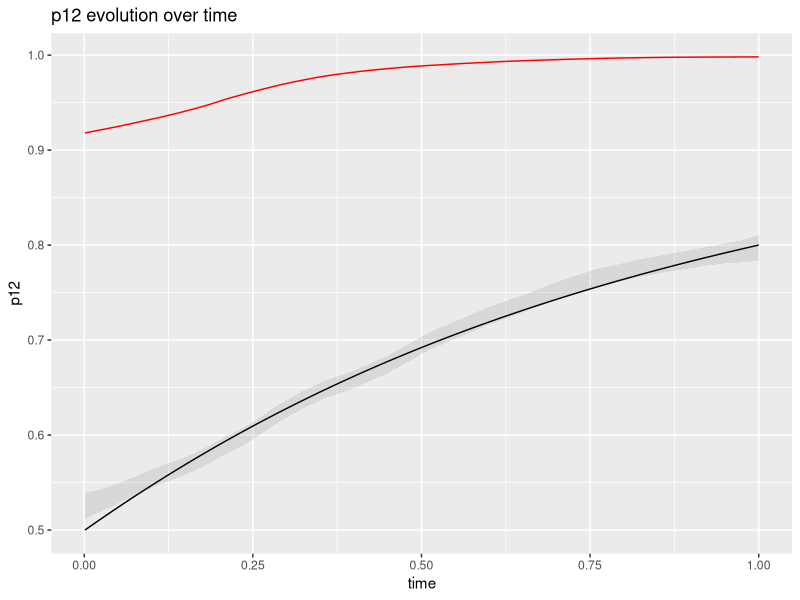
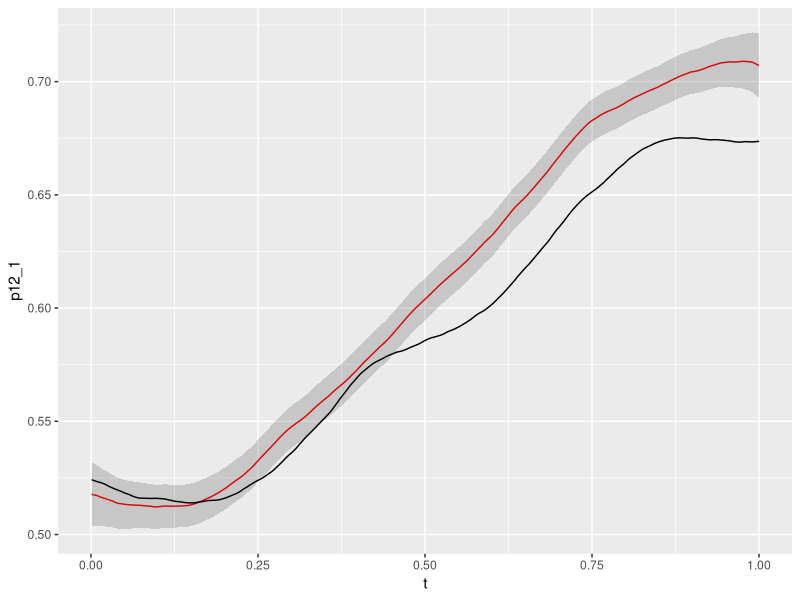

R code for these plots, in order:
###################### Exemples ###############################
library(evd)
# RNG
#set.seed(1)
set.seed(Sys.time())

# Easy visualisation distributions
size <- 20
t <- seq.int(size)
mu = seq(0, 5, length.out = size) 
X_gev = rgev(size, loc = 0, scale = 1, shape = 0)
Z_gev = rgev(size, loc = 2, scale = 1, shape = 0)
Z_gev_trend = rgev(size, loc = mu, scale = 1, shape = 0)

X_norm = rnorm(size,sd=2)
Z_norm = rnorm(size,0.4,2)

############# Example 1
# Gumbel - (set.seed(292))

# Simulations
size <-  250 * 4
rp <- 50
t <- seq.int(size)/size
mu = 2 + seq(0, 5, length.out = size) 
X = rgev(size * 5, loc = 0, scale = 1, shape = 0)
Z = rgev(size, loc = mu, scale = 1, shape = 0)
theta_theo <- 1 / exp(mu)
p12_theo <- 1 / (1 + theta_theo)

############ Example 2
# Frechet - 
set.seed(304)
# Simulations
size <-  250 * 4
rp <- 50
t <- seq.int(size)/size
sigma <- seq(1, 2, length.out = size)
xi = 0.5
x = rgev(size * 1/4, loc = 1, scale = xi, shape = xi)
z = rgev(size, loc = sigma, scale = xi * sigma, shape = xi)
theta_theo <- sigma^(-1 / xi)
p12_theo <- 1 / (1 + theta_theo)
G_theo <- function(z) pgev(z, loc = 1, scale = xi, shape = xi)
far_theo_rp <- (1 - theta_theo) * (1 - 1/rp)

#########################  Kernels exemples ##########################################
# Epanechnikov density distribution
dEpan <- function(x){
  tt <- (3/4)* (1-x^2)
  tt[-1>x] <- 0
  tt[x>1] <- 0
  return (tt)
} 
# Normal distribution
Kern_gauss <- function(x)exp(-x^2/2)

###################### p12 Non parametric computation ################
p12_NonPar <- function(X,Z,t,t_eval,h,kern= dEpan){
  # G_Z computation
  G_emp <- ecdf(X)
  G_Z <- G_emp(Z)
  # W computation
  Kij <- outer(t_eval,t,function(zz,z) kern((zz - z) / h))
  W <- Kij / rowSums(Kij)
  # p12_hat computation
  p12_hat <- W %*% G_Z
}

################################### Computation of IC ################################
dEpan_2<- function(x){
  tt <- ((3/4)* (1-x^2))^2
  tt[-1>x] <- 0
  tt[x>1] <- 0
  return (tt)
}

kern_dens <- function(t,t_eval,h,kern=dEpan) {
  fh <- numeric(length(t_eval))
  for (i in seq_along(t))
    for (j in seq_along(t_eval))
      fh[i] <- fh[i] + kern((t_eval[i] - t[j])/h) 
    fh <- fh / ( h * length(t))
    return(fh)
}

IC <- function(X,Z,t,t_eval,h,kern=dEpan) {
  # computation of G_Z
  G_emp <- ecdf(X)
  G_Z <- G_emp(Z)
  # integral of squared kernel
  K22<-integrate(dEpan_2,-1,1)$value
  # density distribution of t 
  f_t<-kern_dens(t,t,h)
  # variance of t 
  sigma_t <- var(t)
  # Var(A):
  VarA <- (sigma_t * K22 * f_t )^0.5
  # Var(B):
  Khj <- outer(t_eval, t, function(zz,z) dEpan((zz - z) / h))
  Khi <- outer(t_eval, t, function(zz,z) dEpan((zz - z) / h))
  E <- mean(outer(G_Z,G_Z, pmin) - outer(G_Z,G_Z,"*"))
  VarB_num <- as.numeric(rowSums(Khj) %*% rowSums(Khi))
  VarB_denom <- length(t)*(rowSums(Khj))^2
  VarB <- VarB_num*E/VarB_denom
  # sigma = Var(A)+ Var(B)
  sigma_m <- VarA + VarB
  #Computation of p12_hat
  p12_hat<-p12_NonPar(X,Z,t,t_eval,h,kern)
  # Computation of CI
  s <- (sigma_m)^1/2
  error <- qnorm(0.975)*s/sqrt(length(t))#length of t or of G_Z?
  left <- p12_hat-error
  right <- p12_hat+error
  return(list(low=left,high=right))
}

##### Computation and plot of p12_hat and CI
library(ggplot2)
p12_hat<-p12_NonPar(X,Z,t,t,0.2)
ic<-IC(x,z,t,t,0.2) 
df <-data.frame(x=t,y=p12_hat,z1=ic$low, z2=ic$high,theo=p12_theo)
p12plot<-ggplot(df,aes(x=t,y=p12_hat)) + geom_line(colour="red") 
p12plot<- p12plot + geom_line(aes(y=p12_theo), colour="black")
p12plot <- p12plot + geom_ribbon(aes(ymin=ic$low, ymax=ic$high), linetype=2, alpha=0.1) 
p12plot <- p12plot + ggtitle("p12 evolution over time") + ylab("p12") + xlab("time")
p12plot

dev.off()

################## Distributions with randon loction parameter ###############################
# distributions
ui<-rnorm(2);bi<-rnorm(2,mean=1,sd=0.1)
X1<-rgev(size, loc=ui[1], scale=1, shape=0); X2<-rgev(size, loc=ui[2], scale=1, shape=0)
Z1<-rgev(size, loc = ui[1]+bi[1]*t, scale = 1, shape = 0); Z2<-rgev(size, loc = ui[2]+bi[2]*t, scale = 1, shape = 0)
# p12 computaion
p12_1<-p12_NonPar(X1,Z1,t,t,0.2); p12_2<-p12_NonPar(X2,Z2,t,t,0.2);ic_1<-IC(X1,Z1,t,t,0.2) ;ic_2<-IC(X1,Z1,t,t,0.2) 
#plot
df_Ex <-data.frame(temp=t,x=p12_1,y=p12_2,z1=ic_1$low,z2=ic_1$high,z3=ic_2$low,z4=ic_2$high)
p12plot<-ggplot(df_Ex,aes(x=t,y=p12_1))+ geom_line(colour="red")+geom_ribbon(aes(ymin=ic_1$low, ymax=ic_1$high), linetype=2, alpha=0.1)+
  geom_line(aes(y=p12_2), colour="black")+geom_ribbon(aes(ymin=ic_2$low, ymax=ic_2$high), linetype=2, alpha=0.1)
p12plot

dev.off()
